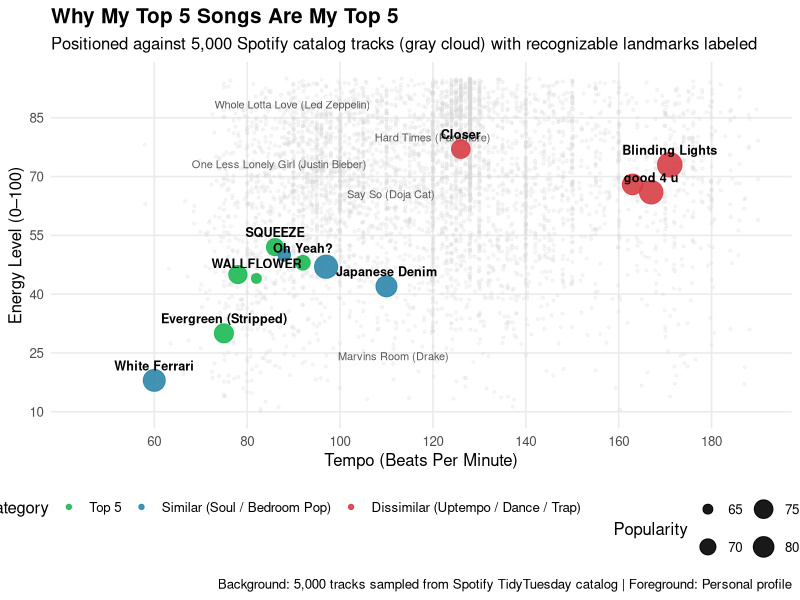

Write the R code that produced this figure.
## ---- chunk 1
#| label: setup
library(tidyverse)

# Create the dataset of Top 5 and comparison tracks
songs_data <- tibble(
  title = c(
    "SQUEEZE", "Oh Yeah?", "WALLFLOWER", "Give You the World", "Evergreen (Stripped)",
    "White Ferrari", "Japanese Denim", "Roommates", "Apocalypse",
    "good 4 u", "Blinding Lights", "Closer", "After Party"
  ),
  artist = c(
    "Dominic Fike", "Steve Lacy", "Dominic Fike", "Steve Lacy", "Omar Apollo",
    "Frank Ocean", "Daniel Caesar", "Malcolm Todd", "Cigarettes After Sex",
    "Olivia Rodrigo", "The Weeknd", "Ne-Yo", "Don Toliver"
  ),
  group = factor(
    c(
      rep("Top 5", 5),
      rep("Similar (Soul / Bedroom Pop)", 4),
      rep("Dissimilar (Uptempo / Dance / Trap)", 4)
    ),
    levels = c("Top 5", "Similar (Soul / Bedroom Pop)", "Dissimilar (Uptempo / Dance / Trap)")
  ),
  tempo = c(86, 92, 82, 78, 75, 60, 110, 88, 97, 167, 171, 126, 163),
  energy = c(52, 48, 44, 45, 30, 18, 42, 50, 47, 66, 73, 77, 68),
  valence = c(48, 65, 38, 42, 32, 22, 39, 58, 18, 69, 33, 73, 45),
  popularity = c(72, 68, 65, 74, 76, 84, 81, 66, 88, 89, 93, 75, 80)
)

# Load 5,000 background tracks from Spotify catalog
spotify_background <- read_csv("spotify_background.csv", show_col_types = FALSE)

# Select a few recognizable reference tracks to label in the background
sample_labels <- spotify_background |>
  filter(title %in% c("Marvins Room", "Say So", "Hard Times", "Whole Lotta Love - 1990 Remaster", "One Less Lonely Girl")) |>
  mutate(clean_title = case_when(
    str_detect(title, "Whole Lotta Love") ~ "Whole Lotta Love (Led Zeppelin)",
    title == "Marvins Room" ~ "Marvins Room (Drake)",
    title == "Say So" ~ "Say So (Doja Cat)",
    title == "Hard Times" ~ "Hard Times (Paramore)",
    title == "One Less Lonely Girl" ~ "One Less Lonely Girl (Justin Bieber)",
    TRUE ~ title
  ))
## ---- chunk 2
#| label: spotify-scatter
#| fig-width: 9.5
#| fig-height: 6

ggplot() +
  # 1. Background cloud of 5,000 general Spotify songs
  geom_point(
    data = spotify_background,
    aes(x = tempo, y = energy),
    color = "grey85",
    alpha = 0.22,
    size = 0.8
  ) +
  # Subtle labels for a few recognizable background songs
  geom_text(
    data = sample_labels,
    aes(x = tempo, y = energy, label = clean_title),
    color = "grey35",
    size = 2.8,
    vjust = 1.4,
    check_overlap = TRUE
  ) +
  # 2. Foreground: Top 5 and comparison songs
  geom_point(
    data = songs_data,
    aes(x = tempo, y = energy, color = group, size = popularity),
    alpha = 0.9
  ) +
  geom_text(
    data = songs_data,
    aes(x = tempo, y = energy, label = title),
    vjust = -1,
    size = 3.2,
    fontface = "bold",
    check_overlap = TRUE
  ) +
  scale_size_continuous(range = c(3, 8), name = "Popularity") +
  scale_color_manual(
    values = c(
      "Top 5" = "#1DB954",
      "Similar (Soul / Bedroom Pop)" = "#2E86AB",
      "Dissimilar (Uptempo / Dance / Trap)" = "#D64045"
    ),
    name = "Category"
  ) +
  scale_x_continuous(limits = c(45, 190), breaks = seq(60, 180, by = 20)) +
  scale_y_continuous(limits = c(10, 95), breaks = seq(10, 90, by = 15)) +
  labs(
    title = "Why My Top 5 Songs Are My Top 5",
    subtitle = "Positioned against 5,000 Spotify catalog tracks (gray cloud) with recognizable landmarks labeled",
    x = "Tempo (Beats Per Minute)",
    y = "Energy Level (0–100)",
    caption = "Background: 5,000 tracks sampled from Spotify TidyTuesday catalog | Foreground: Personal profile"
  ) +
  theme_minimal(base_size = 12) +
  theme(
    legend.position = "bottom",
    plot.title = element_text(face = "bold", size = 15),
    panel.grid.minor = element_blank()
  )
